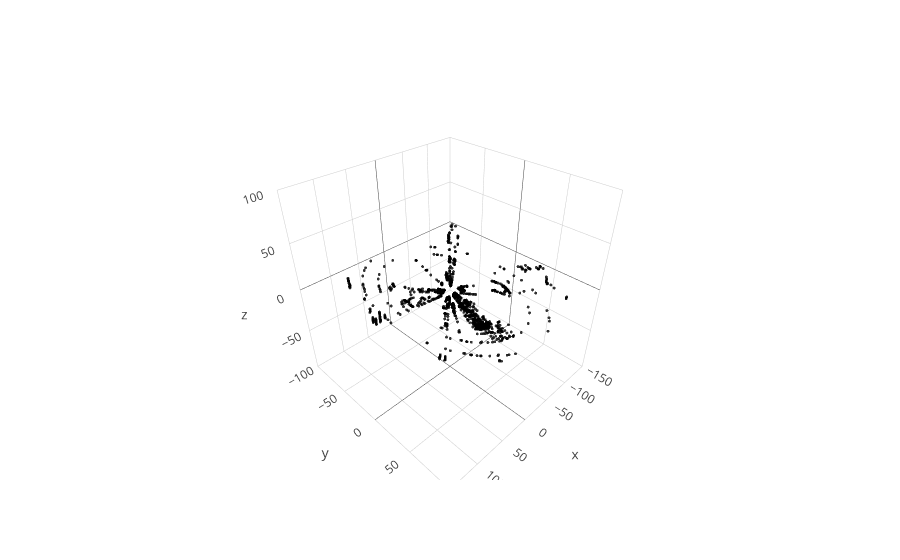

Here is the notebook cell this chart was saved with:
### Code cell
# for i in range(len(markers_on)-1):    
#     temp1 = temp[ (temp['top_rad']>=markers_on[i]) & (temp['top_rad']<=markers_on[i+1]) ]
#     if len(temp1)>=20:
#         list_of_valid_density.append(temp1)
plot_plot(remove_out(dataframes[499]))

### Figure 1 — Plotly figure (JSON) as saved in the notebook; plotly's stock layout.template omitted (floating-point values rounded to 4 significant figures; data arrays with more than 128 entries replaced by an {"elided": "..."} marker saying what was removed)
{"data": [{"marker": {"color": "black", "colorscale": "Viridis", "opacity": 0.8, "size": 1}, "mode": "markers", "type": "scatter3d", "uid": "b7c9ad76-fc23-41be-95d7-367d7d6dcf83", "x": {"elided": "7307 float values"}, "y": {"elided": "7307 float values"}, "z": {"elided": "7307 float values"}}], "layout": {"scene": {"xaxis": {"nticks": 0, "range": [-150, 150]}, "yaxis": {"nticks": 0, "range": [-100, 100]}, "zaxis": {"nticks": 0, "range": [-100, 100]}}}}
